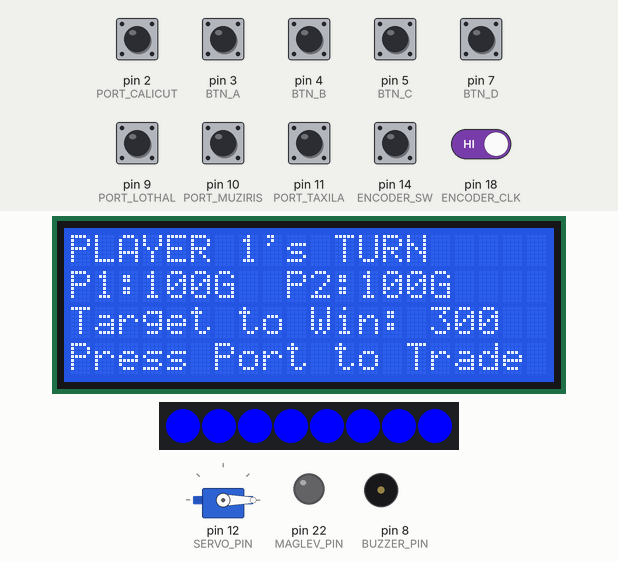
The sketch below on a simulated Arduino Mega 2560, built with avr-gcc and run on an emulated ATmega2560. Parts: 20×4 character LCD, 8 RGB LEDs in strip order, left to right, servo, output pins drawn as LEDs (lit = HIGH), buzzer (waves = sounding). The test bench sets the inputs (shaded band); at power-on: pin 2 (PORT_CALICUT), pin 3 (BTN_A), pin 4 (BTN_B), pin 5 (BTN_C), pin 7 (BTN_D), pin 9 (PORT_LOTHAL), pin 10 (PORT_MUZIRIS), pin 11 (PORT_TAXILA), pin 14 (ENCODER_SW), pin 18 (ENCODER_CLK) HIGH. Random numbers use the default seed unless the sketch sets one.

Above: at 1.3 s.
1.4 s: pin 2 (PORT_CALICUT) pulled LOW for 0.15 s
At 2.8 s:
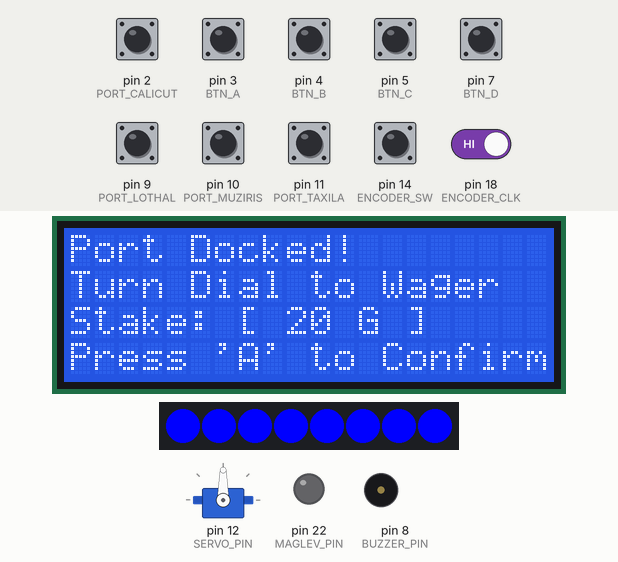
3.1 s: pin 3 (BTN_A) pulled LOW for 0.15 s
At 4.5 s:
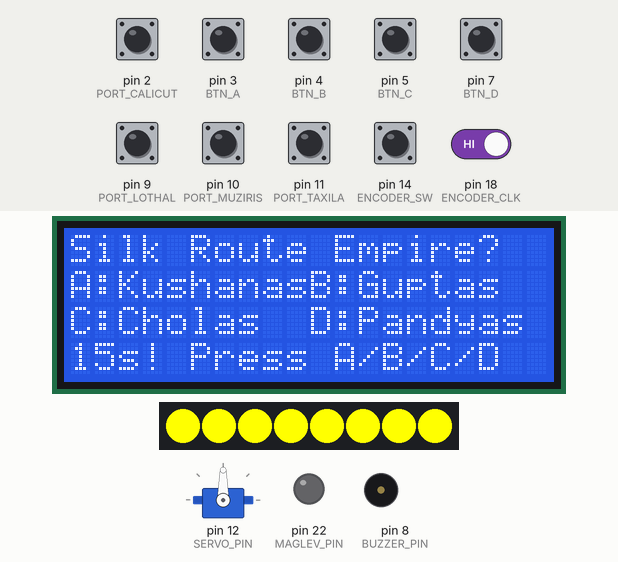
6.2 s: pin 3 (BTN_A) pulled LOW for 1 s
At 7.3 s:
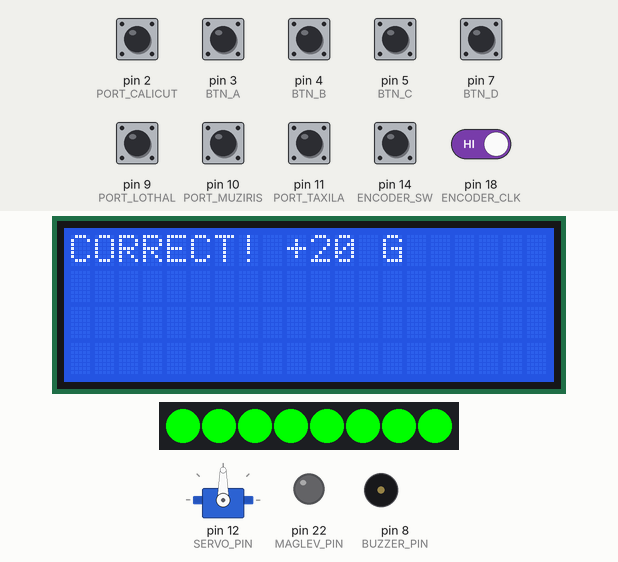
10.2 s: pin 9 (PORT_LOTHAL) pulled LOW for 0.15 s
At 10.7 s:
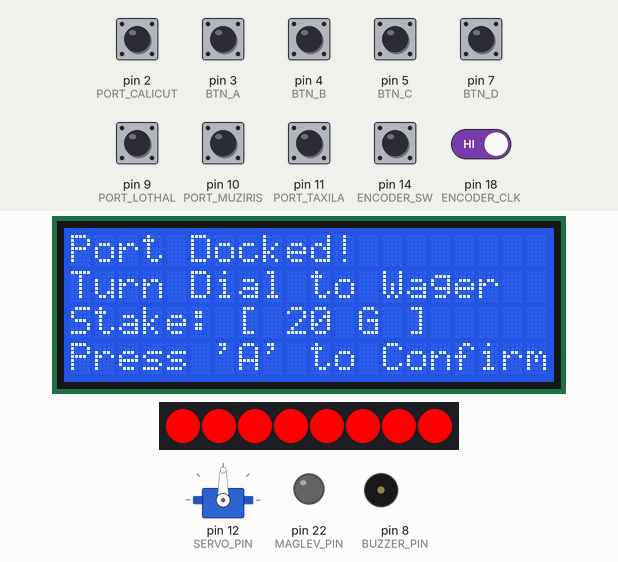
11.9 s: pin 14 (ENCODER_SW) driven LOW
At 13.4 s:
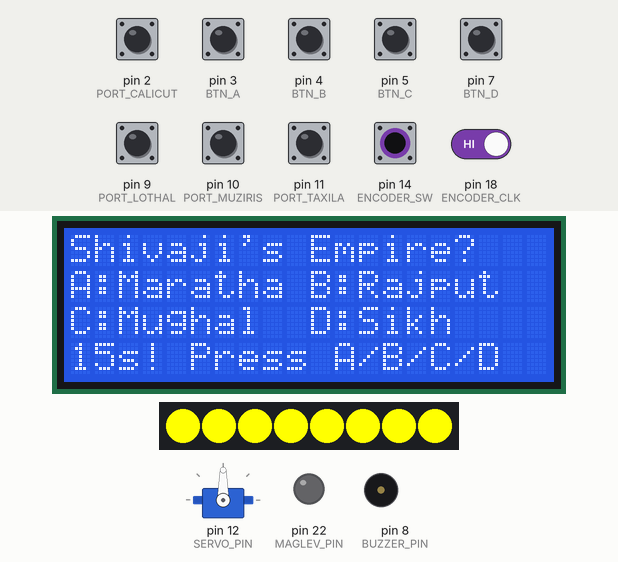
14.9 s: pin 4 (BTN_B) pulled LOW for 0.15 s
At 16.5 s:
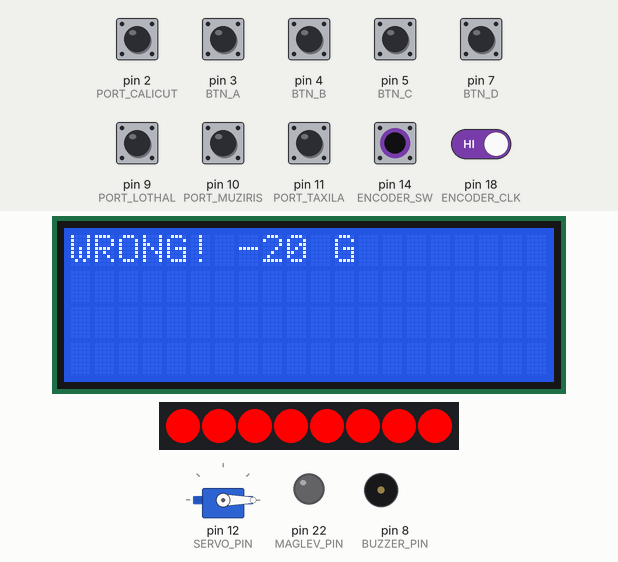
Timing chart, 0 to 19.0 s (numbered marks = the images above; inputs shaded):
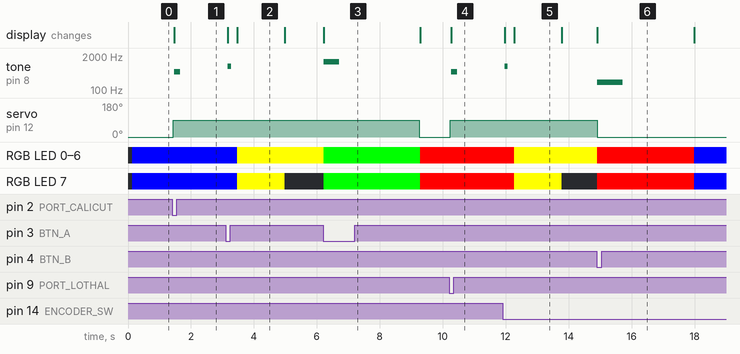

The sketch:

sketch.ino
```cpp
#include <Arduino.h>
#include <Wire.h>
#include <LiquidCrystal_I2C.h>
#include <Adafruit_NeoPixel.h>
#include <Servo.h>

// --- Hardware Pin Definitions ---
#define LED_PIN 6
#define NUM_LEDS 8
#define SERVO_PIN 12
#define BUZZER_PIN 8
#define MAGLEV_PIN 22 // <--- NEW: Maglev Trigger Pin

// Port Sensors
#define PORT_CALICUT 2
#define PORT_LOTHAL 9
#define PORT_MUZIRIS 10
#define PORT_TAXILA 11

// Answer Buttons
#define BTN_A 3
#define BTN_B 4
#define BTN_C 5
#define BTN_D 7

// Rotary Encoder
#define ENCODER_CLK 18
#define ENCODER_DT 19
#define ENCODER_SW 14

// --- Objects ---
LiquidCrystal_I2C lcd(0x27, 20, 4);
Adafruit_NeoPixel strip(NUM_LEDS, LED_PIN, NEO_GRB + NEO_KHZ800);
Servo harborGate;

// --- Multiplayer Game Variables ---
const int NUM_PLAYERS = 2;
int playerGold[NUM_PLAYERS] = {100, 100};
int currentPlayer = 0;
const int WIN_TARGET = 300;

int currentWager = 20;
int lastClk = HIGH;
unsigned long triviaStartTime = 0;
const unsigned long TRIVIA_TIME_LIMIT = 15000; // 15 seconds

// State Machine
enum GameState
{
    WAIT_PORT,
    SET_WAGER,
    TRIVIA,
    GAME_OVER
};
GameState state = WAIT_PORT;

uint32_t playerColors[2] = {
    strip.Color(0, 0, 255), // Player 1 = Blue
    strip.Color(255, 0, 0)  // Player 2 = Red
};

// --- Trivia Database (Indian History & Culture) ---
struct Trivia
{
    String question;
    String optAB;
    String optCD;
    int correct; // 1=A, 2=B, 3=C, 4=D
};

const int NUM_QUESTIONS = 30;
Trivia qBank[NUM_QUESTIONS] = {
    {"Oldest Veda?", "A:Rig     B:Sama", "C:Yajur   D:Atharva", 1},
    {"Harappan port city?", "A:Ujjain  B:Lothal", "C:Taxila  D:Magadha", 2},
    {"Built Taj Mahal?", "A:Akbar   B:Babur", "C:ShahjahnD:Tipu", 3},
    {"Capital of Cholas?", "A:Hampi   B:Madurai", "C:Kanchi  D:Thanjavr", 4},
    {"Discovered Zero?", "A:AryabhatB:Raman", "C:Bose    D:Kalam", 1},
    {"Iron Man of India?", "A:Bose    B:Bhagat", "C:Patel   D:Nehru", 3},
    {"1st Indian in Space?", "A:Kalam   B:Rakesh S", "C:Vikram  D:Homi", 2},
    {"Silk Route Empire?", "A:KushanasB:Guptas", "C:Cholas  D:Pandyas", 1},
    {"Ancient University?", "A:Lothal  B:Muziris", "C:Taxila  D:Hampi", 3},
    {"Father of Nation?", "A:Bose    B:Patel", "C:Nehru   D:Gandhi", 4},
    {"Dance of Kerala?", "A:Kathak  B:Bihu", "C:KthakaliD:Odissi", 3},
    {"Festival of Lights?", "A:Holi    B:Diwali", "C:Onam    D:Pongal", 2},
    {"Wrote Mahabharata?", "A:Valmiki B:Tulsi", "C:Vyasa   D:Kalidas", 3},
    {"Golden Temple city?", "A:Delhi   B:Amritsar", "C:Agra    D:Lahore", 2},
    {"Currency of India?", "A:Rupee   B:Riyal", "C:Taka    D:Yen", 1},
    {"Mughal founder?", "A:Akbar   B:Babur", "C:Humayun D:SherShah", 2},
    {"Ashoka's Empire?", "A:Maurya  B:Gupta", "C:Chola   D:Pallava", 1},
    {"Ajanta Caves state?", "A:MP      B:Gujarat", "C:Maha    D:Bihar", 3},
    {"National River?", "A:Yamuna  B:Ganga", "C:GodavariD:Narmada", 2},
    {"Gateway of India?", "A:Delhi   B:Mumbai", "C:Kochi   D:Chennai", 2},
    {"Sun Temple konark?", "A:Odisha  B:Bihar", "C:Bengal  D:Assam", 1},
    {"Wrote Arthashastra?", "A:Ashoka  B:Harsha", "C:KautilyaD:Bana", 3},
    {"National Bird?", "A:Parrot  B:Peacock", "C:Eagle   D:Swan", 2},
    {"Famous Tea state?", "A:Assam   B:Punjab", "C:Gujarat D:Goa", 1},
    {"Sikhism Founder?", "A:Gobind  B:Nanak", "C:Arjun   D:Ranjit", 2},
    {"Classical language?", "A:Hindi   B:Tamil", "C:Bengali D:Marathi", 2},
    {"Yoga origin country", "A:China   B:Nepal", "C:India   D:Japan", 3},
    {"Shivaji's Empire?", "A:Maratha B:Rajput", "C:Mughal  D:Sikh", 1},
    {"Space Agency?", "A:DRDO    B:ISRO", "C:BARC    D:HAL", 2},
    {"Hampi ruins state?", "A:Kerala  B:AP", "C:KarnatakD:TN", 3}};

// --- Shuffle Tracking Variables ---
int questionDeck[NUM_QUESTIONS];
int currentDrawIndex = 0;
int currentQIndex = 0;

// --- Setup ---
void setup()
{
    randomSeed(analogRead(A0));

    pinMode(PORT_CALICUT, INPUT_PULLUP);
    pinMode(PORT_LOTHAL, INPUT_PULLUP);
    pinMode(PORT_MUZIRIS, INPUT_PULLUP);
    pinMode(PORT_TAXILA, INPUT_PULLUP);

    pinMode(BTN_A, INPUT_PULLUP);
    pinMode(BTN_B, INPUT_PULLUP);
    pinMode(BTN_C, INPUT_PULLUP);
    pinMode(BTN_D, INPUT_PULLUP);

    pinMode(ENCODER_CLK, INPUT_PULLUP);
    pinMode(ENCODER_DT, INPUT_PULLUP);
    pinMode(ENCODER_SW, INPUT_PULLUP);

    pinMode(BUZZER_PIN, OUTPUT);

    // <--- NEW: Initialize Maglev Pin and keep it OFF
    pinMode(MAGLEV_PIN, OUTPUT);
    digitalWrite(MAGLEV_PIN, LOW);

    lcd.init();
    lcd.backlight();
    strip.begin();
    strip.show();
    harborGate.attach(SERVO_PIN);

    shuffleDeck(); // Shuffle questions on startup
    resetTurn();
}

// --- Helper Functions ---
void shuffleDeck()
{
    for (int i = 0; i < NUM_QUESTIONS; i++)
    {
        questionDeck[i] = i;
    }
    for (int i = NUM_QUESTIONS - 1; i > 0; i--)
    {
        int j = random(0, i + 1);
        int temp = questionDeck[i];
        questionDeck[i] = questionDeck[j];
        questionDeck[j] = temp;
    }
    currentDrawIndex = 0;
}

void resetTurn()
{
    harborGate.write(0); // Gate locked
    state = WAIT_PORT;

    lcd.clear();
    lcd.setCursor(0, 0);
    lcd.print("PLAYER ");
    lcd.print(currentPlayer + 1);
    lcd.print("'s TURN");
    lcd.setCursor(0, 1);
    lcd.print("P1:");
    lcd.print(playerGold[0]);
    lcd.print("G  P2:");
    lcd.print(playerGold[1]);
    lcd.print("G");
    lcd.setCursor(0, 2);
    lcd.print("Target to Win: ");
    lcd.print(WIN_TARGET);
    lcd.setCursor(0, 3);
    lcd.print("Press Port to Trade");

    for (int i = 0; i < NUM_LEDS; i++)
        strip.setPixelColor(i, playerColors[currentPlayer]);
    strip.show();
}

// --- Main Loop ---
void loop()
{
    switch (state)
    {

    // 1. Wait for Player to arrive at a port
    case WAIT_PORT:
        if (digitalRead(PORT_CALICUT) == LOW || digitalRead(PORT_LOTHAL) == LOW ||
            digitalRead(PORT_MUZIRIS) == LOW || digitalRead(PORT_TAXILA) == LOW)
        {

            state = SET_WAGER;
            currentWager = 20;
            harborGate.write(90); // Gate opens for docking

            lcd.clear();
            lcd.setCursor(0, 0);
            lcd.print("Port Docked!");
            lcd.setCursor(0, 1);
            lcd.print("Turn Dial to Wager");
            lcd.setCursor(0, 2);
            lcd.print("Stake: [ ");
            lcd.print(currentWager);
            lcd.print(" G ]");
            lcd.setCursor(0, 3);
            lcd.print("Press 'A' to Confirm");

            tone(BUZZER_PIN, 500, 200);
            delay(500); // Debounce
        }
        break;

    // 2. Select Wager
    case SET_WAGER:
    {
        int newClk = digitalRead(ENCODER_CLK);
        if (newClk != lastClk && newClk == LOW)
        {
            if (digitalRead(ENCODER_DT) == HIGH)
                currentWager += 5;
            else
                currentWager -= 5;

            if (currentWager < 5)
                currentWager = 5;
            if (currentWager > playerGold[currentPlayer])
                currentWager = playerGold[currentPlayer];

            lcd.setCursor(9, 2);
            lcd.print(currentWager);
            lcd.print(" G ]  ");
        }
        lastClk = newClk;

        // Confirm Wager
        if (digitalRead(BTN_A) == LOW || digitalRead(ENCODER_SW) == LOW)
        {
            state = TRIVIA;
            triviaStartTime = millis();

            currentQIndex = questionDeck[currentDrawIndex];
            currentDrawIndex++;

            if (currentDrawIndex >= NUM_QUESTIONS)
            {
                shuffleDeck();
            }

            lcd.clear();
            lcd.setCursor(0, 0);
            lcd.print(qBank[currentQIndex].question);
            lcd.setCursor(0, 1);
            lcd.print(qBank[currentQIndex].optAB);
            lcd.setCursor(0, 2);
            lcd.print(qBank[currentQIndex].optCD);
            lcd.setCursor(0, 3);
            lcd.print("15s! Press A/B/C/D");

            tone(BUZZER_PIN, 800, 100);
            delay(300);
        }
    }
    break;

    // 3. Trivia Challenge
    case TRIVIA:
    {
        unsigned long elapsed = millis() - triviaStartTime;
        int answer = 0;

        // LED Hourglass effect
        if (elapsed < TRIVIA_TIME_LIMIT)
        {
            int ledsOn = 8 - (elapsed * 8 / TRIVIA_TIME_LIMIT);
            strip.clear();
            for (int i = 0; i < ledsOn; i++)
                strip.setPixelColor(i, strip.Color(255, 255, 0));
            strip.show();
        }
        else
        {
            answer = 5; // Timeout
        }

        if (digitalRead(BTN_A) == LOW)
            answer = 1;
        else if (digitalRead(BTN_B) == LOW)
            answer = 2;
        else if (digitalRead(BTN_C) == LOW)
            answer = 3;
        else if (digitalRead(BTN_D) == LOW)
            answer = 4;

        if (answer != 0)
        {
            lcd.clear();
            lcd.setCursor(0, 0);

            if (answer == qBank[currentQIndex].correct)
            {
                lcd.print("CORRECT! +");
                lcd.print(currentWager);
                lcd.print(" G");
                playerGold[currentPlayer] += currentWager;
                strip.fill(strip.Color(0, 255, 0));
                harborGate.write(90);
                tone(BUZZER_PIN, 1200, 500);
            }
            else
            {
                if (answer == 5)
                {
                    lcd.print("TIME'S UP! -");
                    lcd.print(currentWager);
                    lcd.print(" G");
                }
                else
                {
                    lcd.print("WRONG! -");
                    lcd.print(currentWager);
                    lcd.print(" G");
                }
                playerGold[currentPlayer] -= currentWager;
                strip.fill(strip.Color(255, 0, 0));
                harborGate.write(0);
                tone(BUZZER_PIN, 200, 800);
            }
            strip.show();
            delay(3000);

            // 4. Check for Winner
            if (playerGold[currentPlayer] >= WIN_TARGET)
            {
                state = GAME_OVER;

                // <--- NEW: TRIGGER THE MAGLEV MODULE ON WIN!
                digitalWrite(MAGLEV_PIN, HIGH);

                lcd.clear();
                lcd.setCursor(0, 1);
                lcd.print("  PLAYER ");
                lcd.print(currentPlayer + 1);
                lcd.print(" WINS!");
                lcd.setCursor(0, 2);
                lcd.print("   FINAL: ");
                lcd.print(playerGold[currentPlayer]);
                lcd.print(" G");
                strip.fill(strip.Color(255, 0, 255));
                strip.show();
                harborGate.write(90);
            }
            else if (playerGold[currentPlayer] <= 0)
            {
                state = GAME_OVER;
                lcd.clear();
                lcd.setCursor(0, 1);
                lcd.print(" PLAYER ");
                lcd.print(currentPlayer + 1);
                lcd.print(" BANKRUPT!");
                strip.fill(strip.Color(255, 0, 0));
                strip.show();
            }
            else
            {
                currentPlayer = (currentPlayer + 1) % NUM_PLAYERS;
                resetTurn();
            }
        }
    }
    break;

    case GAME_OVER:
        break;
    }
}
```

Measured:
- after the input at 1.4 s, tone on pin 8 (BUZZER_PIN): silent → 500 Hz after 0.07 s, → silent 0.20 s later; servo on pin 12 (SERVO_PIN): 0° → 90° at once; the display: changes after 0.07 s (image 1)
- after the input at 3.1 s, tone on pin 8 (BUZZER_PIN): silent → 800 Hz after 0.07 s, → silent 0.10 s later; RGB LED 0–6: RGB(0, 0, 255) → RGB(255, 255, 0) after 0.37 s; RGB LED 7: RGB(0, 0, 255) → RGB(255, 255, 0) after 0.37 s, → off 1.5 s later; the display: first changes after 0.07 s (image 2 shows a later state)
- after the input at 6.2 s, tone on pin 8 (BUZZER_PIN): silent → 1200 Hz at once, → silent 0.50 s later; servo on pin 12 (SERVO_PIN): 90° → 0° after 3.1 s
- after the input at 10.2 s, tone on pin 8 (BUZZER_PIN): silent → 500 Hz after 0.07 s, → silent 0.20 s later; servo on pin 12 (SERVO_PIN): 0° → 90° at once; the display: changes after 0.07 s (image 4)
- after the input at 11.9 s, tone on pin 8 (BUZZER_PIN): silent → 800 Hz after 0.07 s, → silent 0.10 s later; RGB LED 0–6: RGB(255, 0, 0) → RGB(255, 255, 0) after 0.37 s; RGB LED 7: RGB(255, 0, 0) → RGB(255, 255, 0) after 0.37 s, → off 1.5 s later; the display: first changes after 0.07 s (image 5 shows a later state)
- after the input at 14.9 s, tone on pin 8 (BUZZER_PIN): silent → 200 Hz at once, → silent 0.80 s later; servo on pin 12 (SERVO_PIN): 90° → 0° at once
- what the display in image 2 shows lasts 1.5 s, from 3.5 s to 5.0 s
